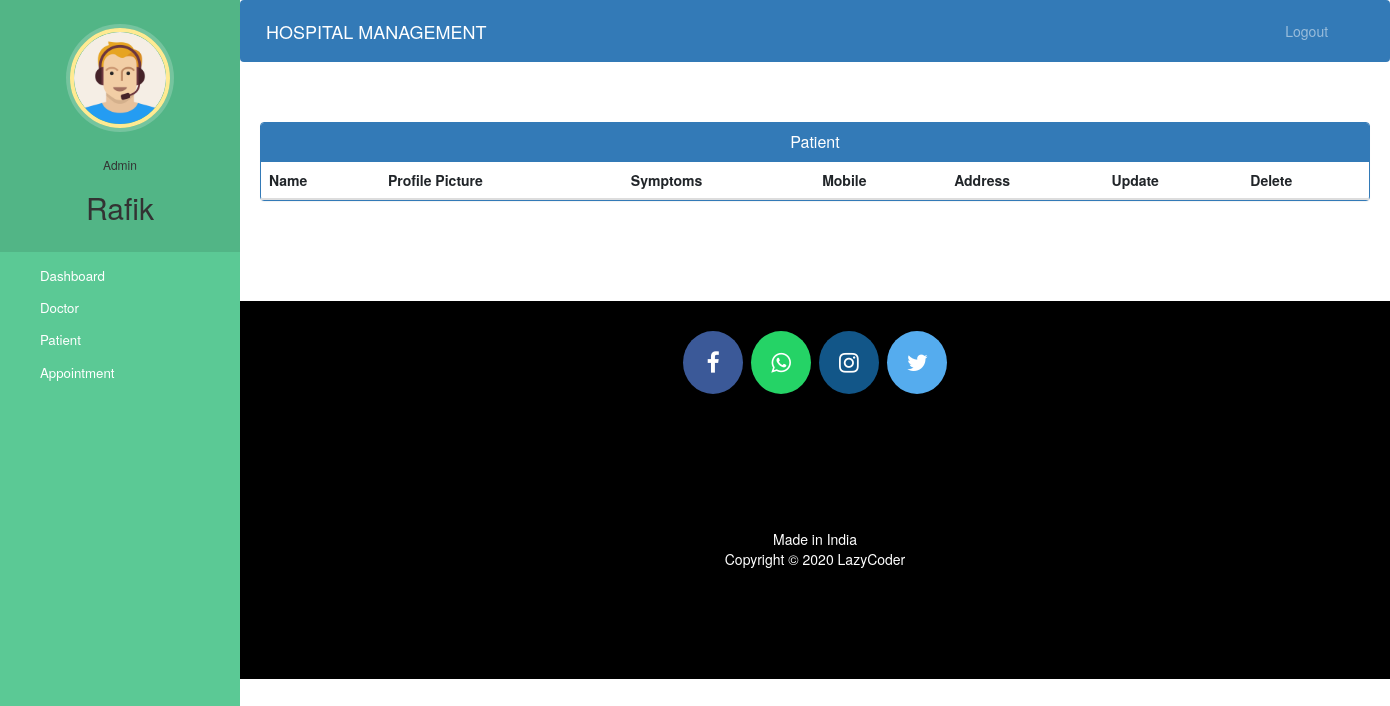
/admin-view-patient (signed in), run on an earlier commit of the app's database.
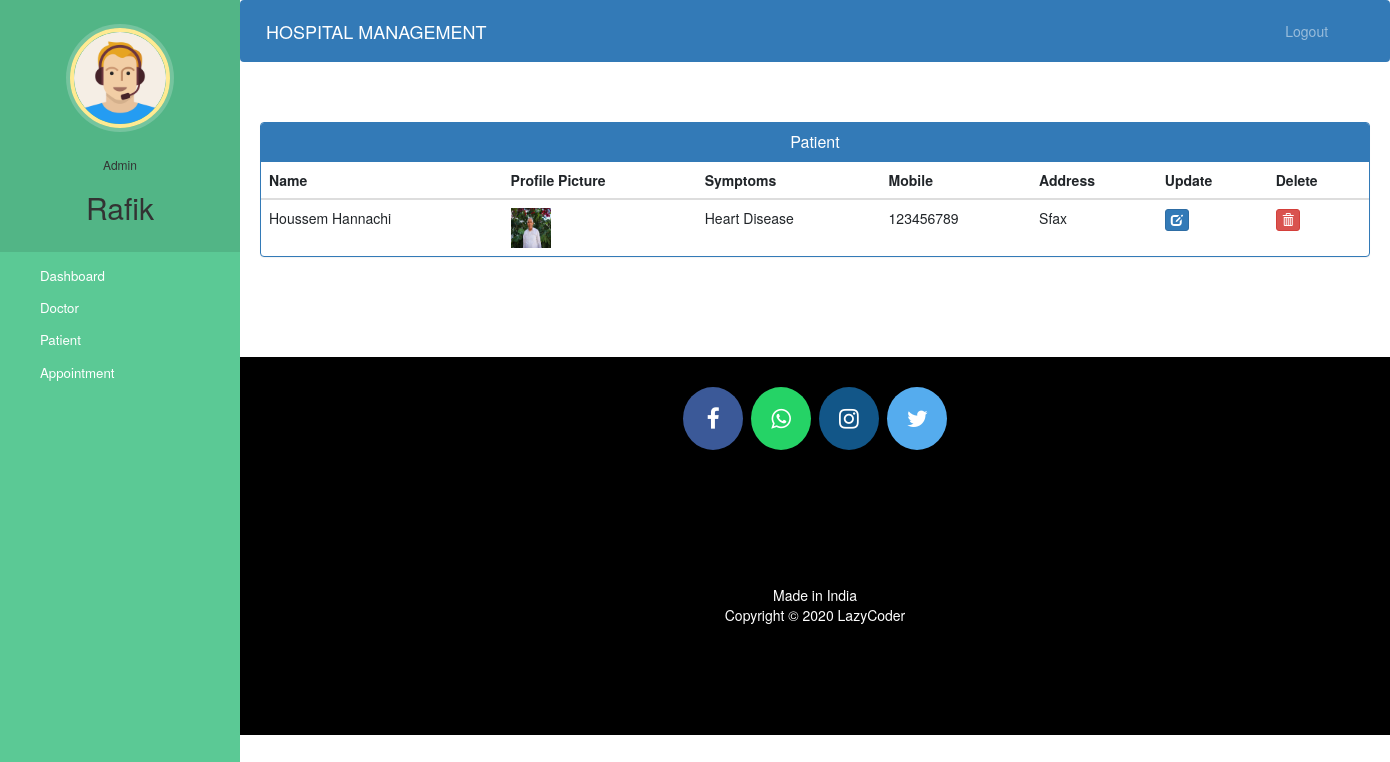
And on a later commit of the database.
### hospital/models.py (models this page shows, shortened)
class Patient(models.Model):
    user=models.OneToOneField(User,on_delete=models.CASCADE)
    profile_pic= models.ImageField(upload_to='profile_pic/PatientProfilePic/',null=True,blank=True)
    address = models.CharField(max_length=40)
    date_of_birth = models.CharField(max_length=20, default="01/01/2000")
    gender = models.CharField(max_length=10, default="male")
    mobile = models.CharField(max_length=20,null=False)
    symptoms = models.CharField(max_length=100,null=False)
    assignedDoctorId = models.PositiveIntegerField(null=True)
    admitDate=models.DateField(auto_now=True)
    status=models.BooleanField(default=False)
    @property
    def get_name(self):
        return self.user.first_name+" "+self.user.last_name

### hospital/views.py (the view)
# urls.py: path('admin-view-patient', views.admin_view_patient_view,name='admin-view-patient'),
@login_required(login_url='adminlogin')
@user_passes_test(is_admin)
def admin_view_patient_view(request):
    patients=models.Patient.objects.all().filter(status=True)
    return render(request,'hospital/admin_view_patient.html',{'patients':patients})

### hospital/views.py (called while the page is built)
def is_admin(user):
    return user.groups.filter(name='ADMIN').exists()

### templates/hospital/admin_view_patient.html (shortened to what this page needs)
{% extends 'hospital/admin_base.html' %}
{% block content %}
{%load static%}
<head>
  <link href="//netdna.bootstrapcdn.com/bootstrap/3.0.0/css/bootstrap.min.css" rel="stylesheet" id="bootstrap-css">
</head>
<div class="container">
  <div class="panel panel-primary">
    <div class="panel-heading">
      <h6 class="panel-title">Patient</h6>
    </div>
    <table class="table table-hover" id="dev-table">
      <thead>
        <tr>
          <th>Name</th>
          <th>Profile Picture</th>
          <th>Symptoms</th>
          <th>Mobile</th>
          <th>Address</th>
          <th>Update</th>
          <th>Delete</th>
        </tr>
      </thead>
      {% for p in patients %}
      <tr>
        <td> {{p.get_name}}</td>
        <td> <img src="{% static p.profile_pic.url %}" alt="Profile Pic" height="40px" width="40px" /></td>
        <td>{{p.symptoms}}</td>
        <td>{{p.mobile}}</td>
        <td>{{p.address}}</td>
        <td><a class="btn btn-primary btn-xs" href="{% url 'update-patient' p.id  %}"><span class="glyphicon glyphicon-edit"></span></a></td>
        <td><a class="btn btn-danger btn-xs" href="{% url 'delete-patient-from-hospital' p.id  %}"><span class="glyphicon glyphicon-trash"></span></a></td>
      </tr>
      {% endfor %}
    </table>
  </div>
</div>
{% endblock content %}

### templates/hospital/admin_base.html (shortened to what this page needs)
<!DOCTYPE html>
{% load static %}
<html lang="en">
<head>
  <link rel="stylesheet" href="https://stackpath.bootstrapcdn.com/bootstrap/4.3.1/css/bootstrap.min.css">
  <link rel="stylesheet" href="https://maxcdn.bootstrapcdn.com/font-awesome/4.7.0/css/font-awesome.min.css">
  <link rel="stylesheet" href="{% static '/style.css' %}">
</head>
<body>
  <nav class="menu" tabindex="0">
    <header class="avatar">
      <img src="{% static "images/adminpropic.png" %}" />
      <br><br>
      <h6>Admin</h6>
      <h2>{{request.user.first_name}}</h2>
    </header>
    <ul>
      <li tabindex="0" class="icon-dashboard"> <a style="color:white; text-decoration:none;" href="/admin-dashboard"><span>Dashboard</span></a> </li>
      <li tabindex="0" class="icon-customers"> <a style="color:white; text-decoration:none;" href="/admin-doctor"><span>Doctor</span></a></li>
      <li tabindex="0" class="icon-users"> <a style="color:white; text-decoration:none;" href="/admin-patient"><span>Patient</span></a></li>
      <li tabindex="0" class="icon-calendar"> <a style="color:white; text-decoration:none;" href="/admin-appointment"><span>Appointment</span></a></li>
    </ul>
  </nav>
  <main>
    <div class="bs-example">
      <nav class="navbar navbar-expand-md  navbar-dark fixed-top" style="background:#337AB7;">
        <a href="/admin-dashboard" class="navbar-brand">HOSPITAL MANAGEMENT</a>
        <div class="collapse navbar-collapse justify-content-between" id="navbarCollapse">
          <div class="navbar-nav" style=" margin-left: 90%;">
            <a href="/logout" class="nav-item nav-link">Logout</a>
          </div>
        </div>
      </nav>
    </div>
    <br><br>
    {% block content %}
    {% endblock content %}
    <br><br><br><br>
    <footer>
      <p>
        <a id="ftr" href="https://facebook.com/sumit.luv/" class="fa fa-facebook"></a>
        <a id="ftr" href="https://api.whatsapp.com/send?phone=919572181024&text=Hello%20Sumit.%0d%0aHow%20are%20you%20%3f%0d%0aI%20came%20from%20your%20website.&source=&data=#" class="fa fa-whatsapp"></a>
        <a id="ftr" href="https://instagram.com/sumit.luv" class="fa fa-instagram"></a>
        <a id="ftr" href="https://twitter.com/sumitkumar1503" class="fa fa-twitter"></a>
      </p>
      <br>
      <div class="container">
        <div class="row">
          <div class="col-md-12 col-sm-12">
            <div style="color:#ffffff;" class="wow fadeInUp footer-copyright">
              <p>Made in India <br>
                Copyright &copy; 2020 LazyCoder </p>
            </div>
          </div>
        </div>
      </div>
    </footer>
  </main>
</body>
</html>

### static/style.css (style rules this page uses)
body { padding-left: 240px; }
main { position: relative; height: 100vh; }
.menu { background: #5bc995; height: 100vh; width: 240px; position: fixed; top: 0px; left: 0; z-index: 5; outline: none; }
.menu .avatar { background: rgba(0, 0, 0, 0.1); padding: 2em 0.5em; text-align: center; }
.menu .avatar img { width: 100px; border-radius: 50%; overflow: hidden; border: 4px solid #ffea92; box-shadow: 0 0 0 4px rgba(255, 255, 255, 0.2); }
.menu .avatar h2 { font-weight: normal; margin-bottom: 0; }
.menu ul { list-style: none; padding: 0.5em 0; margin: 0; }
.menu ul li { padding: 0.5em 1em 0.5em 3em; font-size: 0.95em; font-weight: regular; background-repeat: no-repeat; background-position: left 15px center; background-size: auto 20px; transition: all 0.15s linear; cursor: pointer; }
.menu ul li.icon-dashboard { background-image: url("http://www.entypo.com/images//gauge.svg"); }
.menu ul li.icon-customers { background-image: url("http://www.entypo.com/images//briefcase.svg"); }
.menu ul li.icon-users { background-image: url("http://www.entypo.com/images//users.svg"); }
.menu ul li.icon-calendar { background-image: url("http://www.entypo.com/images//calendar.svg"); }

### templates/hospital/admin_base.html (style rules this page uses)
a:link { text-decoration: none; }
a { color: white; }
footer { padding: 0px 0px 0px 0px; background-color: black; margin: 0px; }
#ftr { padding: 20px; }
.fa { font-size: 23px; width: 60px; text-align: center; text-decoration: none; margin: 5px 2px; border-radius: 50%; }
.fa-facebook { background: #3B5998; color: white; margin-top: 30px; }
.fa-whatsapp { background: #25d366; color: white; }
.fa-twitter { background: #55ACEE; color: white; }
.fa-instagram { background: #125688; color: white; }
p { text-align: center; }
body { padding-left: 240px; }
main { position: relative; height: 100vh; }
.menu { background: #5bc995; height: 100vh; width: 240px; position: fixed; top: 0px; left: 0; z-index: 5; outline: none; }
.menu .avatar { background: rgba(0, 0, 0, 0.1); padding: 2em 0.5em; text-align: center; }
.menu .avatar img { width: 100px; border-radius: 50%; overflow: hidden; border: 4px solid #ffea92; box-shadow: 0 0 0 4px rgba(255, 255, 255, 0.2); }
.menu .avatar h2 { font-weight: normal; margin-bottom: 0; }
.menu ul { list-style: none; padding: 0.5em 0; margin: 0; }
.menu ul li { padding: 0.5em 1em 0.5em 3em; font-size: 0.95em; font-weight: regular; background-repeat: no-repeat; background-position: left 15px center; background-size: auto 20px; transition: all 0.15s linear; cursor: pointer; }
.menu ul li.icon-dashboard { background-image: url("http://www.entypo.com/images//gauge.svg"); }
.menu ul li.icon-customers { background-image: url("http://www.entypo.com/images//briefcase.svg"); }
.menu ul li.icon-users { background-image: url("http://www.entypo.com/images//users.svg"); }
.menu ul li.icon-calendar { background-image: url("http://www.entypo.com/images//calendar.svg"); }

### templates/hospital/admin_view_patient.html (style rules this page uses)
a:link { text-decoration: none; }
h6 { text-align: center; }
.row { margin: 100px; }

What changed in the data, as far as the page shows it:
added Patient: get_name "Houssem Hannachi", profile_pic (picture), symptoms "Heart Disease", mobile "123456789", address "Sfax"
